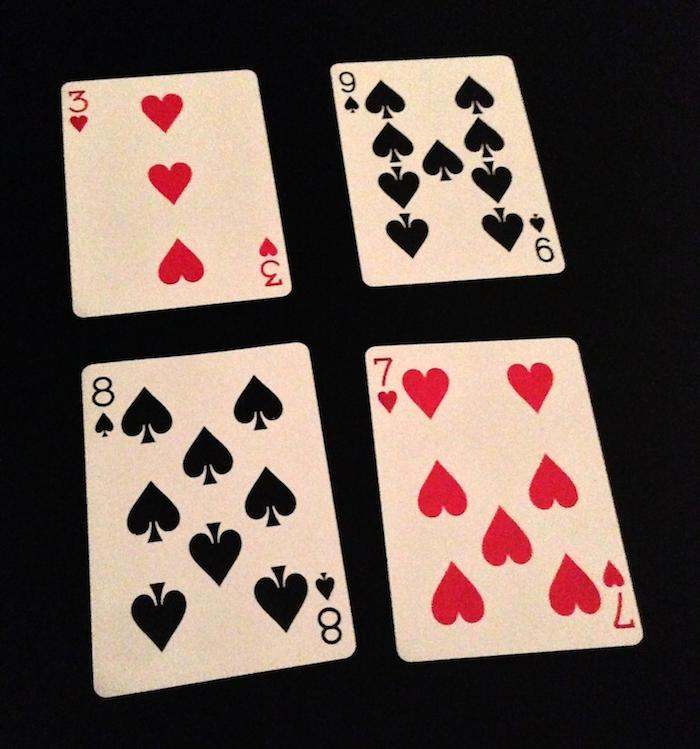
#> input picture 10.15 Multiplo Corretor de Perspectiva/6b1u2.jpg, 700 x 749 px, found by its file name
$ python Multiplo_Corretor_Perspectiva.py
#> lines starting #> are read from the running program, lines starting #| are printed output that depends on the picture; after the words box and inside, x2 and y2 are one past the last pixel; in counts of white or black regions, pixels touching at a corner belong together
import cv2
import numpy as np
from pathlib import Path

im = cv2.imread(str(Path('10.15 Multiplo Corretor de Perspectiva/6b1u2.jpg')))
#> im is the input picture: shape (749, 700, 3); mean B, G, R 79.2, 87.1, 103.6
gray = cv2.cvtColor(im, cv2.COLOR_BGR2GRAY)
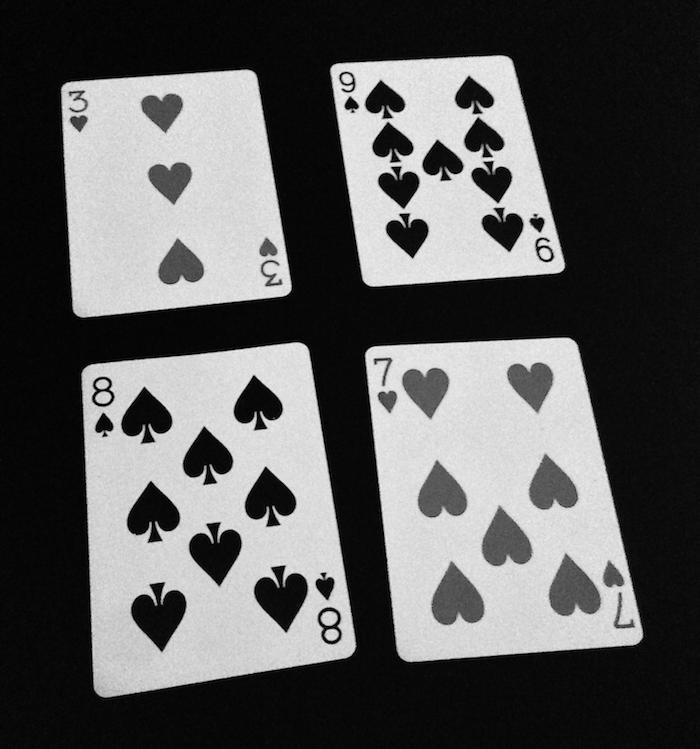
#> gray: shape (749, 700); min 0, max 246, mean 91.1
blur = cv2.GaussianBlur(gray, (1, 1), 1000)
flag, thresh = cv2.threshold(blur, 120, 255, cv2.THRESH_BINARY)
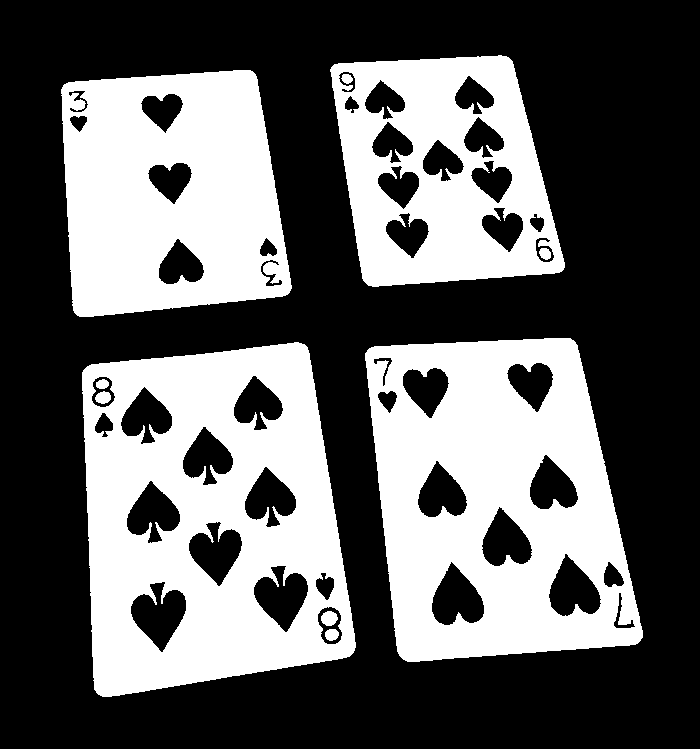
#> thresh: shape (749, 700); 38.5% white; 10 white regions

contours, hierarchy = cv2.findContours(thresh, cv2.RETR_TREE, cv2.CHAIN_APPROX_SIMPLE)
#> contours = 53 contours; largest, box (x1, y1, x2, y2) and area: (82, 342, 356, 697) 79708, (365, 338, 643, 662) 71673, (61, 70, 292, 317) 48069, (330, 55, 565, 287) 42632, (130, 581, 187, 653) 2342
contours = sorted(contours, key=cv2.contourArea, reverse=True)

contourns_to_draw = []

# filter the cards contour
for i in range(len(contours)):
    card = contours[i]
    peri = cv2.arcLength(card, True)
    if peri > 800:
        contourns_to_draw.append(card)
#> this loop made 53 passes
#> peri on passes 1 to 12: 1175.9, 1115.8, 900, 855.8, 266.2, 255.2, 206.2, 247.7, 203.9, 244.6, 196.8, 237.8
#> after the loop, contourns_to_draw = 4 contours; box (x1, y1, x2, y2) and area: (82, 342, 356, 697) 79708, (365, 338, 643, 662) 71673, (61, 70, 292, 317) 48069, (330, 55, 565, 287) 42632

img = cv2.drawContours(im, contourns_to_draw, -1, (0, 255, 0), 3)
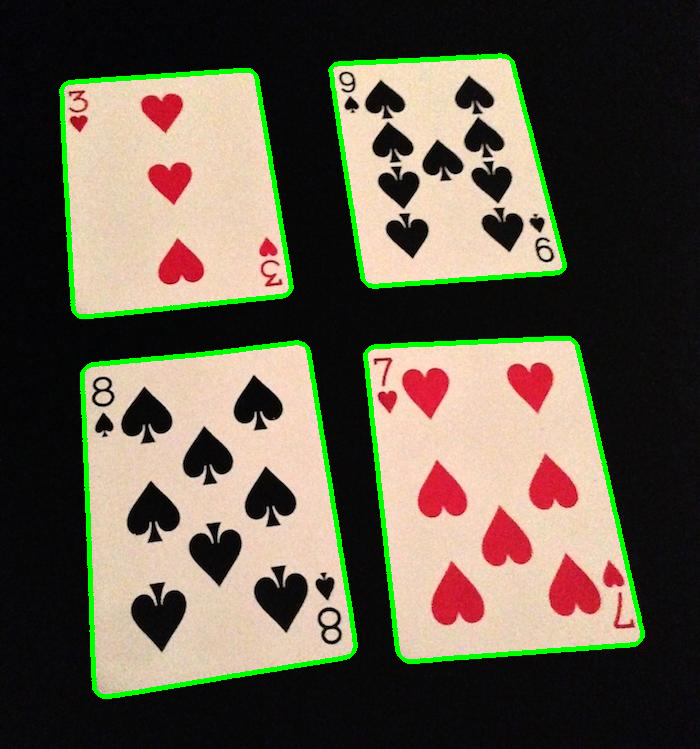
#> img: shape (749, 700, 3); mean B, G, R 74.9, 91.6, 98.4
cv2.imshow("Show Boxes", img)
key = cv2.waitKey(0) & 0xFF
#> (key Esc is pressed here)

# Should create a new image by the given card contour ( NOT WORK )
for i, contour in enumerate(contourns_to_draw):

    peri = cv2.arcLength(contour, True)
    approx = cv2.approxPolyDP(contour, 0.02 * peri, True)
    rect = cv2.minAreaRect(contour)
    r = cv2.boxPoints(rect)

    h = np.array([[0, 0], [449, 0], [449, 449], [0, 449]], np.float32)
    #transform = cv2.getPerspectiveTransform(approx, h)
    transform = cv2.getPerspectiveTransform(approx.astype(np.float32), h)
    warp = cv2.warpPerspective(im, transform, (450, 450))


    cv2.imshow("Show Boxes", warp)
    key = cv2.waitKey(0) & 0xFF
    if key == 27:
        break
#> this loop made 1 pass; (key Esc is pressed on pass 1)
#> (peri, approx, rect, h) on pass 1: (1175.9, [[304, 344], [83, 370], [98, 694], [353, 652]], ((208.1, 518), (264.6, 332.3), -6.34), [[0, 0], [449, 0], [449, 449], [0, 449]])
#> pass 1, `warp = cv2.warpPerspective(im, transform, (450, 450))`:
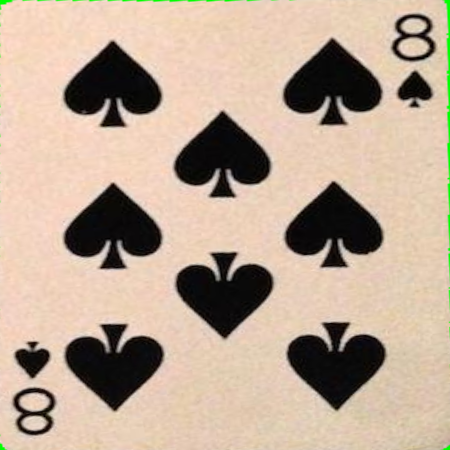
#> warp: shape (450, 450, 3); mean B, G, R 148.4, 166.6, 186.6
cv2.destroyAllWindows()
